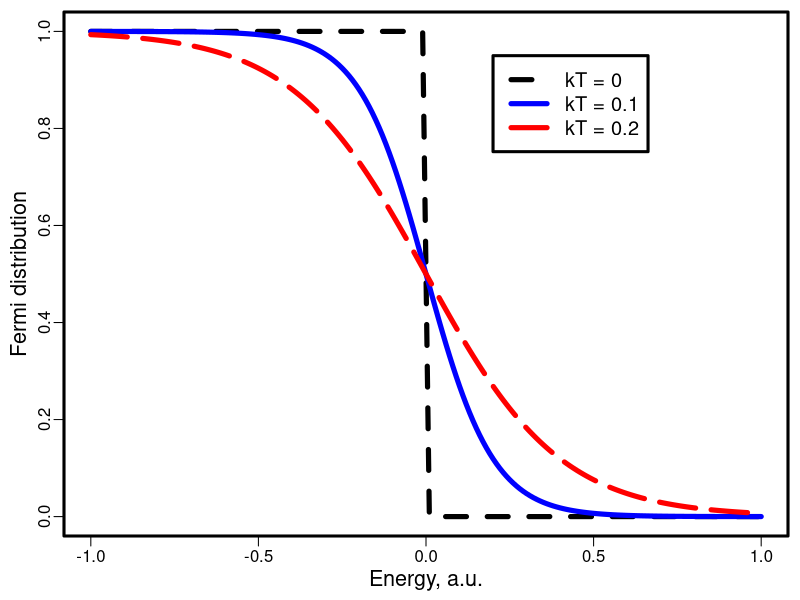
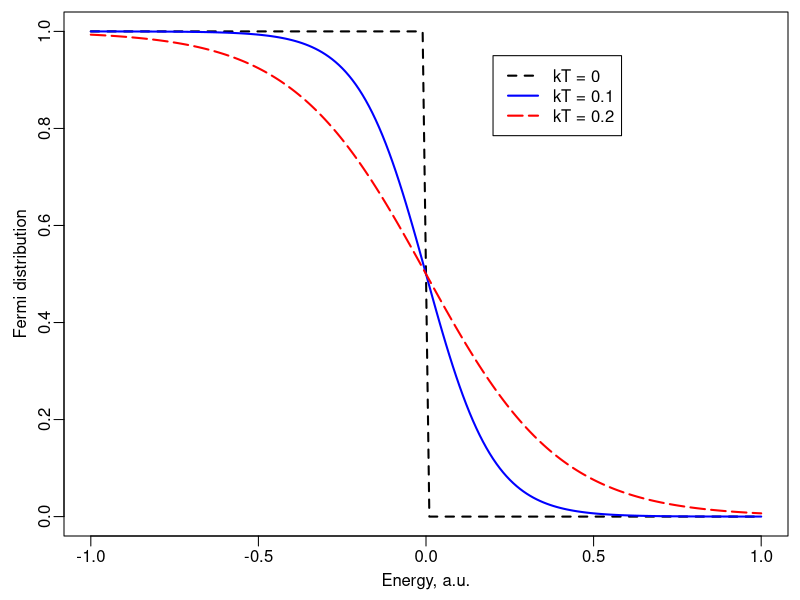

Write R code to recreate these figures, in order.
#Color plot of smooth lines with R base package

data <- read.table("dataset_fermi.dat")

x <- data$V1
y1 <- data$V2
y2 <- data$V3
y3 <- data$V4

x_max <- max(x)
x_min <- min(x)
x_length <- x_max-x_min

y_max <- max(y1,y2,y3)
y_min <- min(y1,y2,y3)
y_height <- y_max-y_min

cols <- c("black", "blue", "red")
ltys <- c(2, 1, 5)

filename <- "plot_fermi_1"

png(paste(filename, ".png", sep = ""), width = 1200, height = 1000, units = "px", pointsize = 30)
par(mar = c(3.2, 3.2, 0.6, 0.6), mgp = c(1.7, 0.5, 0), lwd = 3)
line_width <- 5

plot(x, y1, type = "l", ylim = c(y_min, y_max), 
    lwd = line_width, 
    col = cols[1],
    lty = ltys[1], 
    xlab = "Energy, a.u.", 
    ylab = "Fermi distribution", 
    cex.lab = 1.3)
lines(x, y2, lwd = line_width, col = cols[2], lty = ltys[2])
lines(x, y3, lwd = line_width, col = cols[3], lty = ltys[3])

legend(x_min + x_length*0.6, y_max - y_height*0.05, 
    legend = c("kT = 0", "kT = 0.1", "kT = 0.2"), 
    lwd = rep(line_width, 3), 
    lty = ltys, 
    col = cols, 
    cex = 1.2)

dev.off()

pdf(paste(filename, ".pdf", sep = ""), width = 6, height = 5)
par(mar = c(3.2, 3.2, 0.6, 0.6), mgp = c(1.7, 0.5, 0), lwd = 1)
line_width <- 2

plot(x, y1, type = "l", ylim = c(y_min, y_max), 
    lwd = line_width, 
    col = cols[1],
    lty = ltys[1], 
    xlab = "Energy, a.u.", 
    ylab = "Fermi distribution", 
    cex.lab = 1.0)
lines(x, y2, lwd = line_width, col = cols[2], lty = ltys[2])
lines(x, y3, lwd = line_width, col = cols[3], lty = ltys[3])

legend(x_min + x_length*0.6, y_max - y_height*0.05, 
    legend = c("kT = 0", "kT = 0.1", "kT = 0.2"), 
    lwd = rep(line_width, 3), 
    lty = ltys, 
    col = cols, 
    cex = 1.0)

dev.off()
